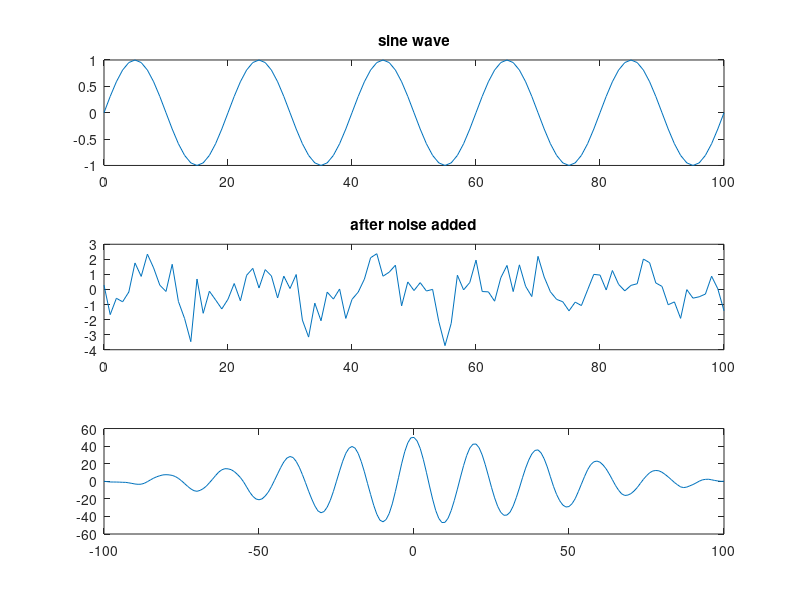

The MATLAB source for this figure:
%Write a program to implement Cross Correlation
clc;
clear all;
close all;
% x=[1 2 3 4];
% subplot(2,2,1);
% stem(x);
% 
% y=[4 3 2 1];
% subplot(2,2,2);
% stem(y);
% z=xcorr(x,y);
% 
% subplot(2,2,3);
% stem(z);

t=0:1:100;
f=0.05;
x=sin(2*pi*f*t);
subplot(3,1,1);
plot(t,x);
title('sine wave');
y=randn(1,length(t));
z=x+y;
subplot(3,1,2);
plot(t,z);
title('after noise added');

m=xcorr(x,z);
t1=t;
t2=-fliplr(t1);
n1=min(t1)+min(t2);
n2=max(t1)+max(t2);
n=n1:1:n2;
subplot(3,1,3);
plot(n,m);



t=0:1:5;
t1=-fliplr(t);
